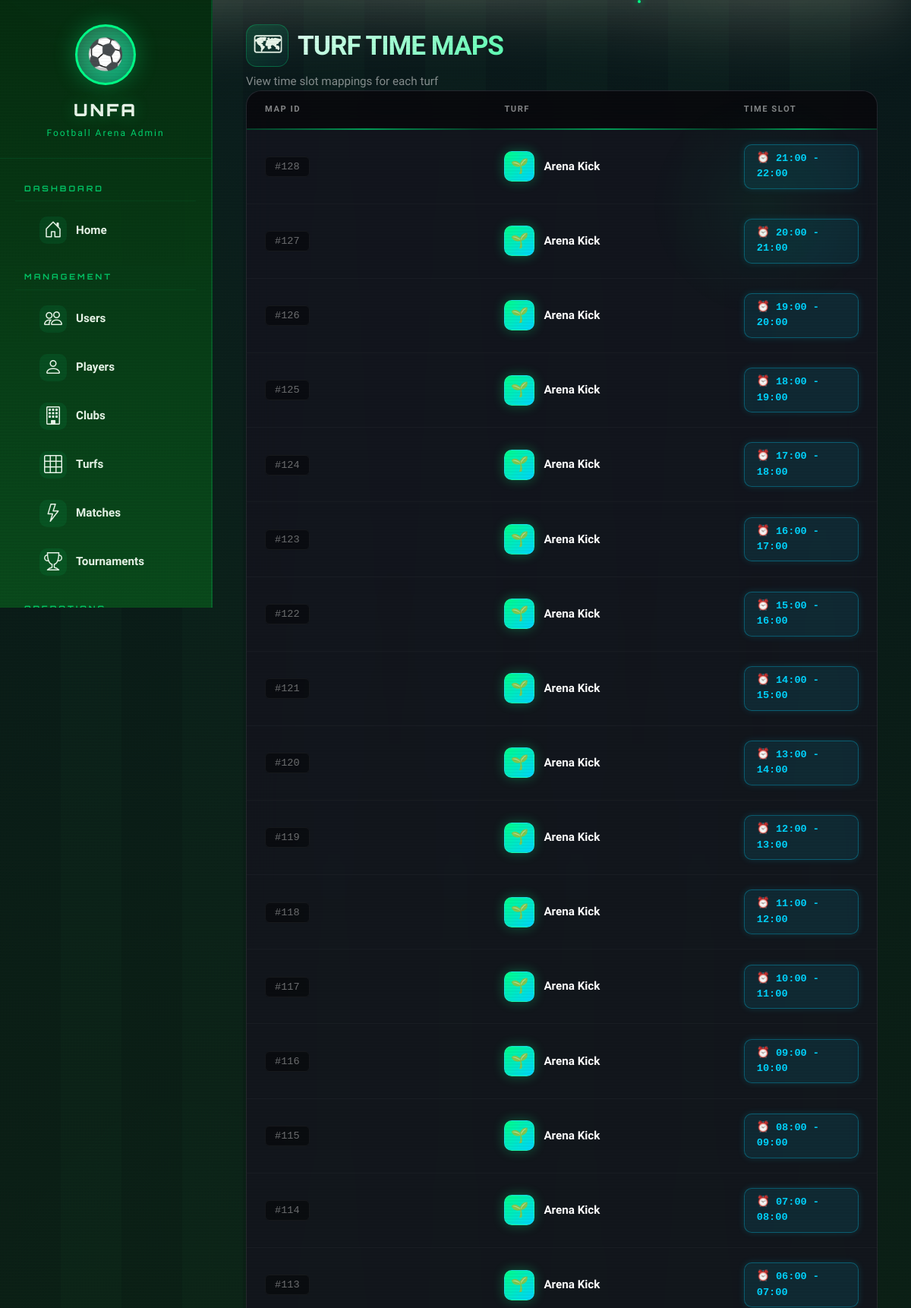
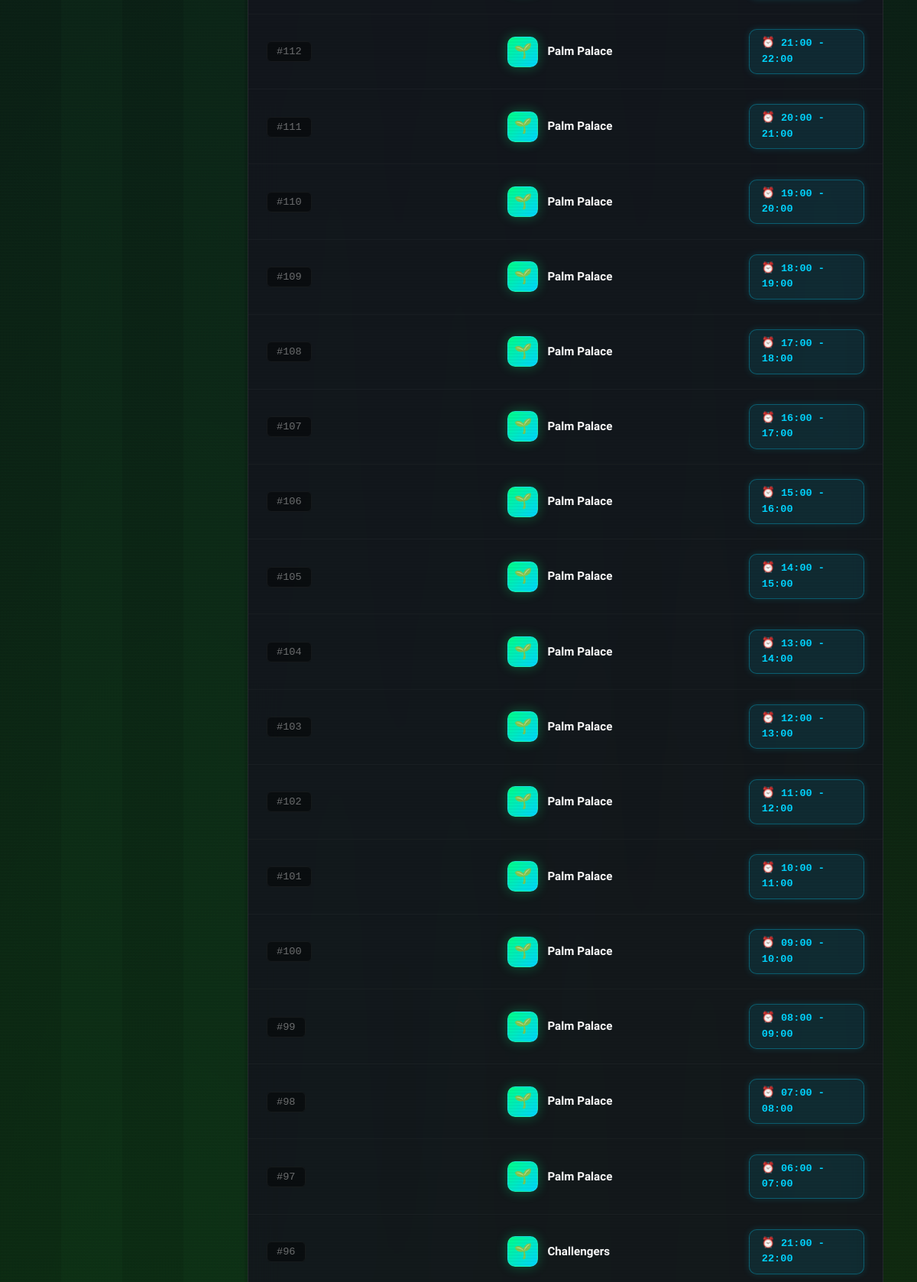
The app's page /administrator/admin/turf-time-maps/ (signed in, upper part) with its own data (2 pictures, top to bottom).
### user_app/models.py (models this page shows, shortened)
class Turf_time_map(models.Model):
    tt_id = models.AutoField(primary_key=True)
    tt_time = models.ForeignKey(Time_Schedule, on_delete=models.CASCADE)
    tt_turf = models.ForeignKey(Turf, on_delete=models.CASCADE)

class Turf(models.Model):
    turf_id = models.AutoField(primary_key=True)
    turf_owner = models.ForeignKey(User, on_delete=models.CASCADE)
    turf_name = models.CharField(max_length=200)
    turf_rate = models.IntegerField()
    turf_district = models.CharField(max_length=100)
    turf_location = models.CharField(max_length=100)
    turf_image = models.ImageField(upload_to="turfs/")
    is_validated = models.BooleanField(default=False)
    validated_at = models.DateTimeField(null=True, blank=True)

class Time_Schedule(models.Model):
    time_id = models.AutoField(primary_key=True)
    time_range = models.CharField(max_length=100)

### admin_app/views.py (the view)
# urls.py: path("admin/turf-time-maps/", views.admin_view_turf_time_maps, name="admin_view_turf_time_maps"),
def admin_view_turf_time_maps(request):
    if not _admin_required(request):
        return redirect("admin_login")
    maps = Turf_time_map.objects.select_related("tt_time", "tt_turf").order_by("-tt_id")
    return render(request, "admin/admin_view_turf_time_maps.html", {"maps": maps})

### admin_app/views.py (called while the page is built)
def _admin_required(request):
    if request.session.get("admin_id"):
        return True
    if request.user.is_authenticated and request.user.is_superuser:
        request.session["admin_id"] = request.user.id
        return True
    return False

### templates/admin/admin_view_turf_time_maps.html (shortened to what this page needs)
{% extends 'admin/admin_base.html' %}
{% load static %}
{% block content %}
<div class="ttm-05-arena-wrapper container-fluid container-xl">
    <header class="ttm-06-arena-header">
        <div class="row align-items-end g-3">
            <div class="col-12 col-md-8">
                <h1 class="ttm-07-page-title mb-0">
                    <span class="ttm-08-title-icon">&#128506;</span>
                    Turf Time Maps
                </h1>
                <p class="ttm-09-page-subtitle mt-2">
                    <span>View time slot mappings for each turf</span>
                </p>
            </div>
        </div>
    </header>
    <div class="ttm-14-table-wrapper">
        <div class="d-none d-lg-block">
            <div class="ttm-15-table-scroll">
                <table class="ttm-16-arena-table">
                    <thead>
                        <tr>
                            <th style="width: 38%;">Map ID</th>
                            <th style="width: 38%;">Turf</th>
                            <th style="width: 35%;">Time Slot</th>
                        </tr>
                    </thead>
                    <tbody>
                        {% for map in maps %}
                        <tr class="ttm-23-row-enter ttm-24-delay-{{ forloop.counter }}">
                            <td>
                                <span class="ttm-17-id-badge">#{{ map.tt_id }}</span>
                            </td>
                            <td>
                                <div class="ttm-18-turf-display">
                                    <div class="ttm-19-turf-icon-box">&#127793;</div>
                                    <span class="ttm-20-turf-name">{{ map.tt_turf.turf_name }}</span>
                                </div>
                            </td>
                            <td>
                                <span class="ttm-21-time-slot-badge">
                                    &#9200; {{ map.tt_time.time_range }}
                                </span>
                            </td>
                        </tr>
                        {% endfor %}
                    </tbody>
                </table>
            </div>
        </div>
    </div>
</div>
{% endblock %}

### static/admin_panel/css/admin_style.css (style rules this page uses)
:root { --pitch-green: #0a4d1c; --pitch-dark: #062d10; --pitch-light: #1a6b2e; --stripe-light: #147a2e; --stripe-dark: #0d5c22; --chalk-white: #e8f5e9; --turf-accent: #00ff88; --turf-glow: rgba(0, 255, 136, 0.3); --stadium-gold: #ffd700; --danger-red: #ff4444; --night-sky: #0a0e1a; --neon-green: #00ff88; --neon-blue: #00d4ff; --neon-red: #ff3366; --neon-gold: #ffd700; --neon-purple: #a855f7; --neon-orange: #ff9500; --neon-teal: #14b8a6; --neon-emerald: #10b981; --pitch-line: rgba(255, 255, 255, 0.15); --ball-white: #f8f9fa; --card-red: #dc3545; --card-yellow: #ffc107; --neon-goal: #00ff88; --neon-whistle: #ff6b35; --glass-bg: rgba(15, 23, 42, 0.55); --glass-border: rgba(255, 255, 255, 0.12); --glass-highlight: rgba(255, 255, 255, 0.08); -text-primary: #f1f5f9; --text-secondary: #94a3b8; --text-muted: #64748b; --fb-pitch-dark: #0d2818; --fb-pitch-mid: #1a4d2e; --fb-pitch-light: #2d6a4f; --fb-neon-green: #39ff14; --fb-neon-gold: #ffd700; --fb-neon-blue: #00d4ff; --fb-glass-bg: rgba(13, 40, 24, 0.65); --fb-glass-border: rgba(57, 255, 20, 0.15); --fb-glass-shadow: 0 8px 32px rgba(0, 0, 0, 0.4); --fb-text-primary: #e8f5e9; --fb-text-muted: #81c784; }
* { margin: 0; padding: 0; box-sizing: border-box; }
body { font-family: 'Rajdhani', sans-serif; background: var(--night-sky); color: var(--chalk-white); overflow-x: hidden; min-height: 100vh; }
html { scroll-behavior: smooth; }

### static/admin_panel/css/admin_tournament.css (style rules this page uses)
:root { --fb-primary: #00c853; --fb-secondary: #2979ff; --fb-accent: #ff9100; --fb-danger: #ff1744; --fb-glass-bg: rgba(255, 255, 255, 0.08); --fb-glass-border: rgba(255, 255, 255, 0.18); --fb-glass-shadow: 0 8px 32px 0 rgba(0, 0, 0, 0.37); --fb-text-primary: #ffffff; --fb-text-secondary: rgba(255, 255, 255, 0.85); --fb-text-muted: rgba(255, 255, 255, 0.6); --pitch-green: #1a5c3a; --pitch-light: #2d8a5e; --grass-dark: #0f3d26; --glass-bg: rgba(255, 255, 255, 0.08); --glass-border: rgba(255, 255, 255, 0.18); --glass-shadow: 0 8px 32px 0 rgba(0, 0, 0, 0.37); --neon-green: #00ff88; --neon-gold: #ffd700; --neon-blue: #00d4ff; --neon-red: #ff4757; --neon-purple: #a855f7; --neon-orange: #fb923c; --neon-glow: 0 0 20px rgba(74, 222, 128, 0.4); --accent-gold: #fbbf24; --accent-red: #ef4444; }

### static/admin_panel/css/admin_tournament_match.css (style rules this page uses)
:root { --text-primary: #ffffff; --text-secondary: rgba(255,255,255,0.75); --font-display: 'Segoe UI', system-ui, -apple-system, sans-serif; --primary-green: #00c853; --primary-green-light: #5efc82; --live-red: #ff1744; --dark-bg: #0a1628; }

### static/admin_panel/css/admin_style_operations.css (style rules this page uses)
:root { --glass-bg: rgba(15, 23, 42, 0.65); --glass-border: rgba(255, 255, 255, 0.08); --glass-highlight: rgba(255, 255, 255, 0.05); --pitch-green: #10b981; --pitch-dark: #064e3b; --football-white: #f8fafc; --accent-gold: #fbbf24; }

### records on screen
Turf_time_map: tt_id "128", tt_turf.turf_name "Arena Kick", tt_time.time_range "21:00 - 22:00"
Turf_time_map: tt_id "127", tt_turf.turf_name "Arena Kick", tt_time.time_range "20:00 - 21:00"
Turf_time_map: tt_id "126", tt_turf.turf_name "Arena Kick", tt_time.time_range "19:00 - 20:00"
Turf_time_map: tt_id "125", tt_turf.turf_name "Arena Kick", tt_time.time_range "18:00 - 19:00"
Turf_time_map: tt_id "124", tt_turf.turf_name "Arena Kick", tt_time.time_range "17:00 - 18:00"
Turf_time_map: tt_id "123", tt_turf.turf_name "Arena Kick", tt_time.time_range "16:00 - 17:00"
Turf_time_map: tt_id "122", tt_turf.turf_name "Arena Kick", tt_time.time_range "15:00 - 16:00"
Turf_time_map: tt_id "121", tt_turf.turf_name "Arena Kick", tt_time.time_range "14:00 - 15:00"
Turf_time_map: tt_id "120", tt_turf.turf_name "Arena Kick", tt_time.time_range "13:00 - 14:00"
Turf_time_map: tt_id "119", tt_turf.turf_name "Arena Kick", tt_time.time_range "12:00 - 13:00"
Turf_time_map: tt_id "118", tt_turf.turf_name "Arena Kick", tt_time.time_range "11:00 - 12:00"
Turf_time_map: tt_id "117", tt_turf.turf_name "Arena Kick", tt_time.time_range "10:00 - 11:00"
Turf_time_map: tt_id "116", tt_turf.turf_name "Arena Kick", tt_time.time_range "09:00 - 10:00"
Turf_time_map: tt_id "115", tt_turf.turf_name "Arena Kick", tt_time.time_range "08:00 - 09:00"
Turf_time_map: tt_id "114", tt_turf.turf_name "Arena Kick", tt_time.time_range "07:00 - 08:00"
Turf_time_map: tt_id "113", tt_turf.turf_name "Arena Kick", tt_time.time_range "06:00 - 07:00"
Turf_time_map: tt_id "112", tt_turf.turf_name "Palm Palace", tt_time.time_range "21:00 - 22:00"
Turf_time_map: tt_id "111", tt_turf.turf_name "Palm Palace", tt_time.time_range "20:00 - 21:00"
Turf_time_map: tt_id "110", tt_turf.turf_name "Palm Palace", tt_time.time_range "19:00 - 20:00"
Turf_time_map: tt_id "109", tt_turf.turf_name "Palm Palace", tt_time.time_range "18:00 - 19:00"
Turf_time_map: tt_id "108", tt_turf.turf_name "Palm Palace", tt_time.time_range "17:00 - 18:00"
Turf_time_map: tt_id "107", tt_turf.turf_name "Palm Palace", tt_time.time_range "16:00 - 17:00"
Turf_time_map: tt_id "106", tt_turf.turf_name "Palm Palace", tt_time.time_range "15:00 - 16:00"
Turf_time_map: tt_id "105", tt_turf.turf_name "Palm Palace", tt_time.time_range "14:00 - 15:00"
Turf_time_map: tt_id "104", tt_turf.turf_name "Palm Palace", tt_time.time_range "13:00 - 14:00"
Turf_time_map: tt_id "103", tt_turf.turf_name "Palm Palace", tt_time.time_range "12:00 - 13:00"
Turf_time_map: tt_id "102", tt_turf.turf_name "Palm Palace", tt_time.time_range "11:00 - 12:00"
Turf_time_map: tt_id "101", tt_turf.turf_name "Palm Palace", tt_time.time_range "10:00 - 11:00"
Turf_time_map: tt_id "100", tt_turf.turf_name "Palm Palace", tt_time.time_range "09:00 - 10:00"
Turf_time_map: tt_id "99", tt_turf.turf_name "Palm Palace", tt_time.time_range "08:00 - 09:00"
Turf_time_map: tt_id "98", tt_turf.turf_name "Palm Palace", tt_time.time_range "07:00 - 08:00"
Turf_time_map: tt_id "97", tt_turf.turf_name "Palm Palace", tt_time.time_range "06:00 - 07:00"
Turf_time_map: tt_id "96", tt_turf.turf_name "Challengers", tt_time.time_range "21:00 - 22:00"
